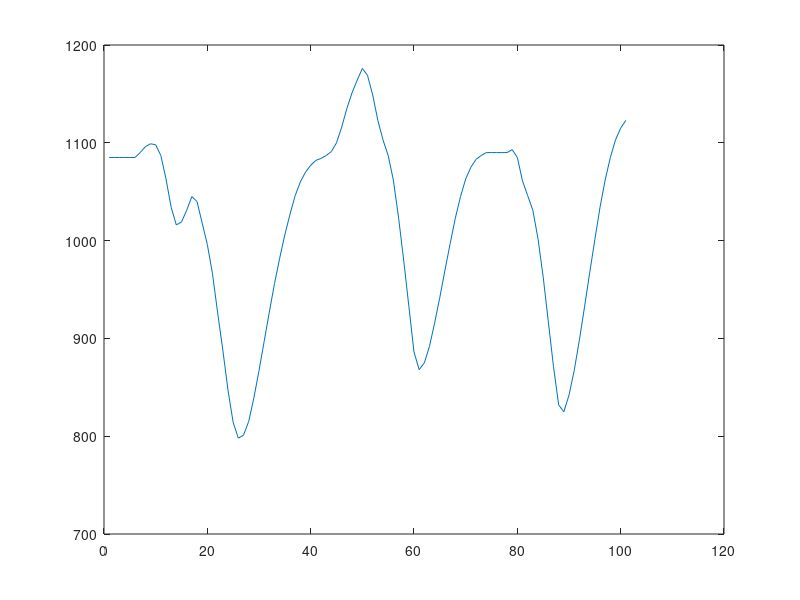

MATLAB code to generate this figure:
fileID = fopen('mester_answer_Ex1.txt','r');
A=zeros(5);
B=1;
C=1;
for i = 1:115
    formatSpec = ' Sensor : %f motor %s pressure : %f %f %f';
    temp = fscanf(fileID,formatSpec);
    A(i,1)=temp(1);
    if(temp(2)==76)
        A(i,2)='L';
        A(i,3)=temp(5);
        A(i,4)=temp(6);
        A(i,5)=temp(7);
    else
        A(i,2)='H';
        A(i,3)=temp(6);
        A(i,4)=temp(7);
        A(i,5)=temp(8);
    end
    formatSpec = '%f';
    B(i) = fscanf(fileID,formatSpec);
    formatSpec = 'target_pressure=%f;';
    C(i) = fscanf(fileID,formatSpec);
end

for i = 116:2348
    formatSpec = ' Sensor : %f motor %s pressure : %f %f %f';
    temp = fscanf(fileID,formatSpec);
    A(i,1)=temp(1);
    if(temp(2)==76)
        A(i,2)='L';
        A(i,3)=temp(5);
        A(i,4)=temp(6);
        A(i,5)=temp(7);
    else
        A(i,2)='H';
        A(i,3)=temp(6);
        A(i,4)=temp(7);
        A(i,5)=temp(8);
    end
    formatSpec = '%f';
    B(i) = fscanf(fileID,formatSpec);
end
% A(1) 압력센서 값
% A(2) motor LOW(76) HIGH(72)
% A(3) target pressure
% A(4) current pressure
% A(5) motor current degree
% B motor speed
% C target pressure

figure(5),plot(A(100:200,5));


